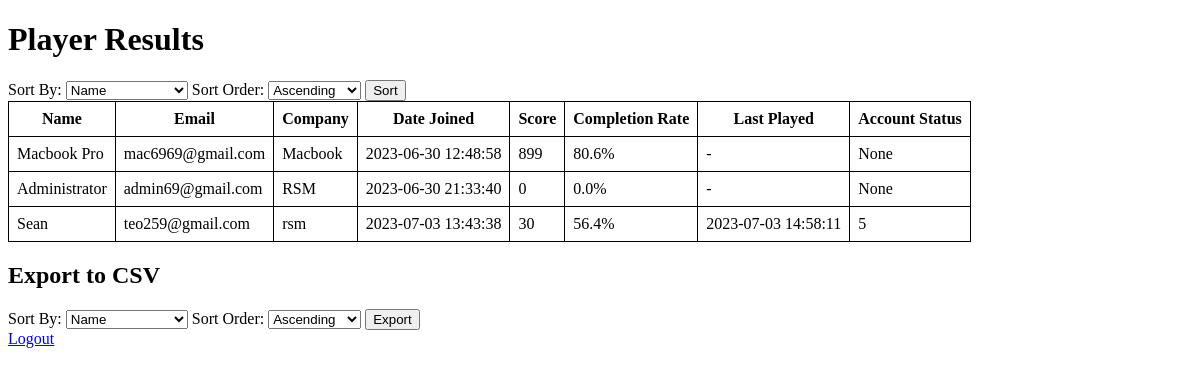
Page / (signed in) on the earlier database version.
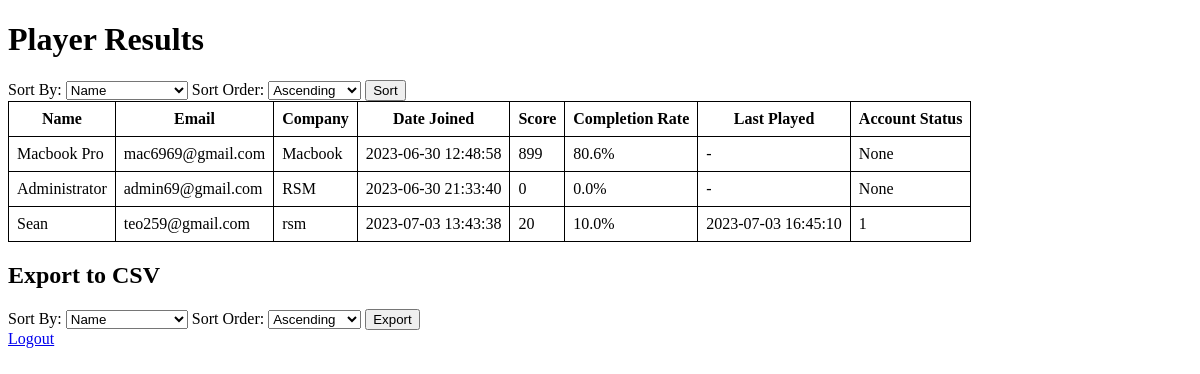
Same page on the later database version.
### tables this page shows
CREATE TABLE "PlayerProgress" (
	"username"	TEXT NOT NULL UNIQUE,
	"name"	TEXT,
	"company"	TEXT,
	"date_joined"	TEXT,
	"points"	INTEGER,
	"comp_rate"	REAL,
	"last_played"	TEXT,
	"se_correct"	INTEGER,
	"se_completed"	INTEGER,
	"policy_correct"	INTEGER,
	"policy_completed"	INTEGER,
	"breakdown"	TEXT,
	"accountStatus"	TEXT,
	PRIMARY KEY("username")
);

### ScoringPortal.py (the view)
@app.route('/')
def home():
    if 'username' in session:
        conn = sqlite3.connect(database)
        cursor = conn.cursor()
        cursor.execute("SELECT * FROM PlayerProgress")
        users = cursor.fetchall()
        conn.close()
        print("No. of fetched player records..."+str(len(users)))
        return render_template("index.html", users=users)
    else:
        return redirect('/login')

### templates/index.html (shortened to what this page needs)
<!DOCTYPE html>
<html>
<head>
</head>
<body>
    <h1>Player Results</h1>
    <form action="/sort" method="POST">
        <label for="sort_by_sort">Sort By:</label>
        <select name="sort_by_sort" id="sort_by_sort">
            <option value="name">Name</option>
        </select>
        <label for="sort_order_sort">Sort Order:</label>
        <select name="sort_order_sort" id="sort_order_sort">
            <option value="ASC">Ascending</option>
        </select>
        <input type="submit" value="Sort">
    </form>
    <table>
        <thead>
            <tr>
                <th>Name</th>
                <th>Email</th>
                <th>Company</th>
                <th>Date Joined</th>
                <th>Score</th>
                <th>Completion Rate</th>
                <th>Last Played</th>
                <th>Account Status</th>
            </tr>
        </thead>
        <tbody>
            {% for user in users %}
            <tr>
                <td>{{ user[1] }}</td>
                <td>{{ user[0] }}</td>
                <td>{{ user[2] }}</td>
                <td>{{ user[3] }}</td>
                <td>{{ user[4] }}</td>
                <td>{{ user[5] ~ "%" }}</td>
                <td>{{ user[6] }}</td>
                <td>{{ user[7] }}</td>
            </tr>
            {% endfor %}
        </tbody>
    </table>
    <h2>Export to CSV</h2>
    <form action="/export" method="POST">
        <label for="sort_by_export">Sort By:</label>
        <select name="sort_by_export" id="sort_by_export">
            <option value="name">Name</option>
        </select>
        <label for="sort_order_export">Sort Order:</label>
        <select name="sort_order_export" id="sort_order_export">
            <option value="ASC">Ascending</option>
        </select>
        <input type="submit" value="Export">
    </form>
    <a href="/logout" class="my-button">Logout</a>
</body>
</html>

### templates/index.html (style rules this page uses)
table { border-collapse: collapse; }
th, td { border: 1px solid black; padding: 8px; }

Differences in the rows shown:
changed PlayerProgress "Sean": points "30" → "20"; comp_rate "56.4%" → "10.0%"; last_played "2023-07-03 14:58:11" → "2023-07-03 16:45:10"; se_correct "5" → "1"
